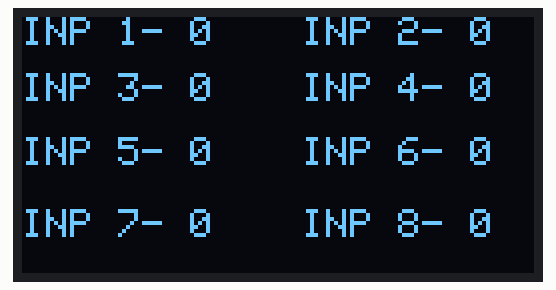
This sketch was run on a simulated ESP32. On the bench: 128×64 one-colour display. The display library's start-up logo is not drawn; what the sketch prints to the serial monitor is not drawn.

Above: at 0.1 s.

The sketch:

modbus_digital_master_ae02.ino
```cpp
#include <Wire.h>
#include <ModbusRTU.h>
#include <Adafruit_SSD1306.h>
#include <Adafruit_GFX.h>

#define SCREEN_WIDTH 128
#define SCREEN_HEIGHT 64
#define OLED_RESET    -1
Adafruit_SSD1306 display(SCREEN_WIDTH, SCREEN_HEIGHT, &Wire, OLED_RESET);

#define SLAVE_ID 1
#define FIRST_ISTS 2
#define ISTS_COUNT 8
#define FC 4

ModbusRTU mb;

bool cb(Modbus::ResultCode event, uint16_t transactionId, void* data) {
  if (event != Modbus::EX_SUCCESS) {
  }
  return true;
}

void setup() {
  Serial.begin(9600);
  mb.begin(&Serial, FC);
  digitalWrite(FC, LOW);
  mb.master();
  Wire.begin(16, 17);

  display.begin(SSD1306_SWITCHCAPVCC, 0x3C);
  display.display();
}

bool Ists[ISTS_COUNT];

void loop() {
  if (!mb.slave()) {
    mb.readIsts(SLAVE_ID, FIRST_ISTS, Ists, ISTS_COUNT, cb);
    display.clearDisplay();
    display.setTextColor(WHITE);
    display.setTextSize(1);
    display.setCursor(0, 0);
    display.print("INP 1- "); display.print(Ists[0]);
    display.setCursor(70, 0);
    display.print("INP 2- "); display.println(Ists[1]);
    display.setCursor(0, 14);
    display.print("INP 3- "); display.print(Ists[2]);
    display.setCursor(70, 14);
    display.print("INP 4- "); display.println(Ists[3]);
    display.setCursor(0, 30);
    display.print("INP 5- "); display.print(Ists[4]);
    display.setCursor(70, 30);
    display.print("INP 6- "); display.println(Ists[5]);
    display.setCursor(0, 48);
    display.print("INP 7- "); display.print(Ists[6]);
    display.setCursor(70, 48);
    display.print("INP 8- "); display.print(Ists[7]);
    display.display();
  }

  delay(10000);
  mb.task();
  yield();
}
```
